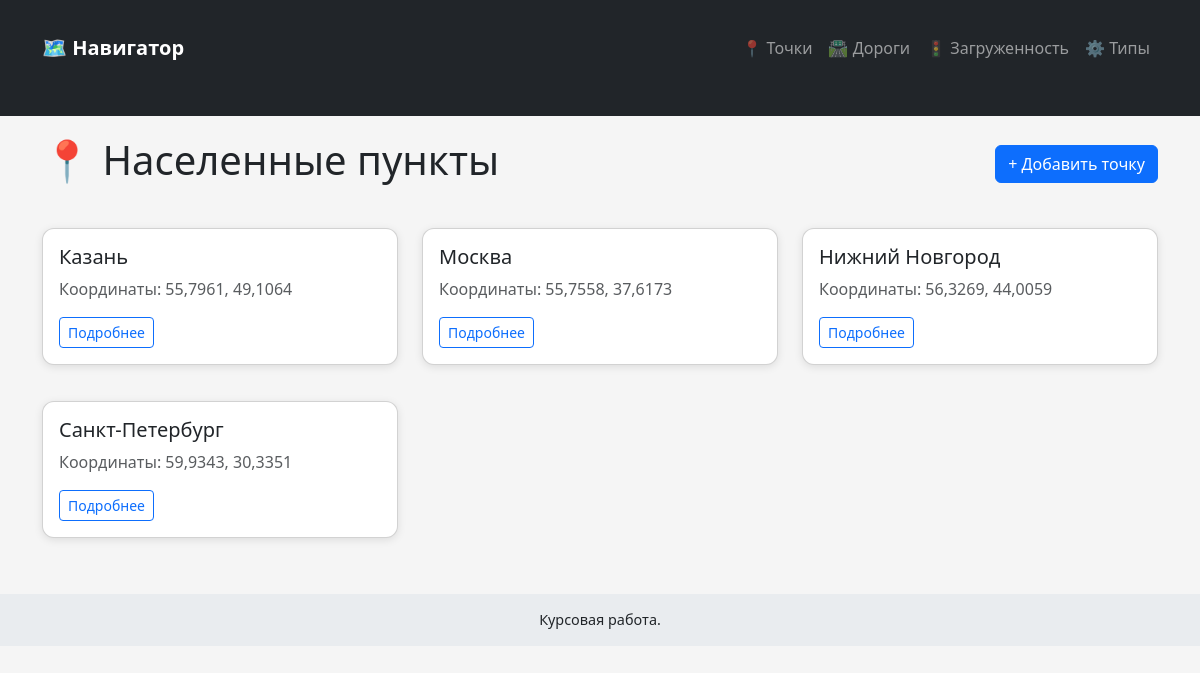
/locations/, run on an earlier commit of the app's database.
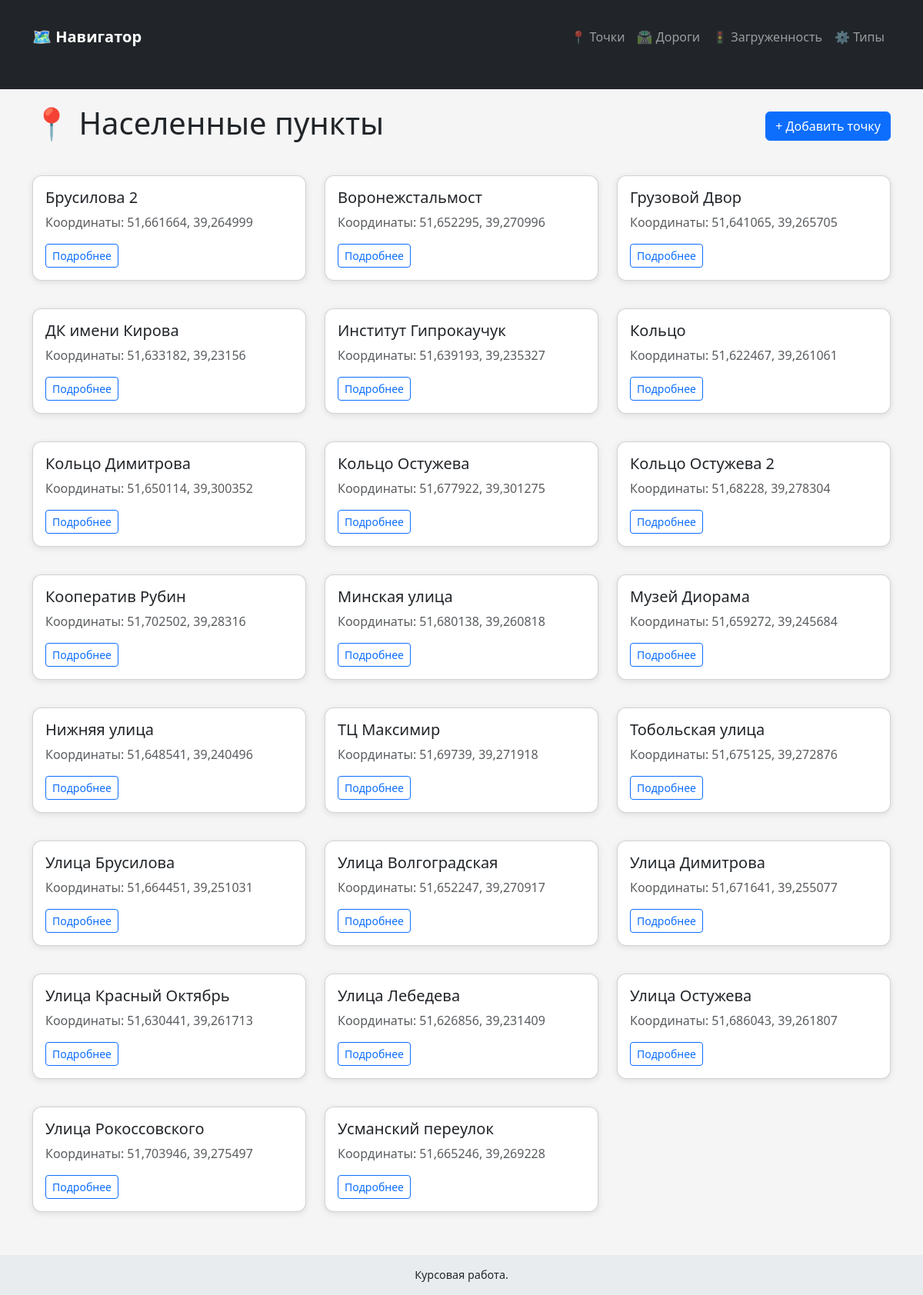
And on a later commit of the database.
### traffic/models.py (models this page shows, shortened)
class Location(models.Model):
    name = models.CharField(max_length=100, verbose_name="Название")
    latitude = models.FloatField(verbose_name="Широта")
    longitude = models.FloatField(verbose_name="Долгота")
    class Meta:
        verbose_name = 'Населённый пункт'
        verbose_name_plural = 'Населённые пункты'
        unique_together = ('latitude', 'longitude')

### traffic/views.py (the view, shortened to what this page needs)
    def handler(request, pk=None):
        queryset = model.objects.all()
        if model == RoadSegment:
            queryset = queryset.select_related('point_a', 'point_b')
        elif model == Traffic:
            queryset = queryset.select_related('road_segment', 'congestion_type')
        elif model == Location:
            queryset = queryset.order_by('name')
        return render(request, f'traffic/list_{template_base}s.html', {f'{template_base}s': queryset})

### traffic/views.py (called while the page is built, shortened)
def create_crud_handler(model, form_class, template_base, serialize_func=None):
    def handler(request, pk=None):
        queryset = model.objects.all()
        if model == RoadSegment:
            queryset = queryset.select_related('point_a', 'point_b')
        elif model == Traffic:
            queryset = queryset.select_related('road_segment', 'congestion_type')
        elif model == Location:
            queryset = queryset.order_by('name')
        return render(request, f'traffic/list_{template_base}s.html', {f'{template_base}s': queryset})
    return handler

### traffic/templates/traffic/list_locations.html (shortened to what this page needs)
{% extends 'traffic/layout.html' %}
{% block content %}
<div class="d-flex justify-content-between align-items-center mb-3">
    <h1>📍 Населенные пункты</h1>
    <a href="{% url 'location_create' %}" class="btn btn-primary">+ Добавить точку</a>
</div>
<div class="row">
    {% if locations %}
        {% for loc in locations %}
        <div class="col-md-4">
            <div class="card mb-3">
                <div class="card-body">
                    <h5 class="card-title">{{ loc.name }}</h5>
                    <p class="card-text text-muted">Координаты: {{ loc.latitude }}, {{ loc.longitude }}</p>
                    <a href="{% url 'location_detail' loc.id %}" class="btn btn-sm btn-outline-primary">Подробнее</a>
                </div>
            </div>
        </div>
        {% endfor %}
    {% else %}
        <div class="alert alert-warning">Нет записей</div>
    {% endif %}
</div>
{% endblock %}

### traffic/templates/traffic/layout.html (shortened to what this page needs)
{% load static %}
<!doctype html>
<html lang="ru">
<head>
    <link href="https://cdn.jsdelivr.net/npm/bootstrap@5.3.0-alpha1/dist/css/bootstrap.min.css" rel="stylesheet">
</head>
<body>
    <nav class="navbar navbar-expand-lg navbar-dark bg-dark">
        <div class="container">
            <a class="navbar-brand" href="{% url 'home' %}">🗺️ Навигатор</a>
            <div class="collapse navbar-collapse" id="navbarNav">
                <ul class="navbar-nav ms-auto">
                    <li class="nav-item"><a class="nav-link" href="{% url 'locations' %}">📍 Точки</a></li>
                    <li class="nav-item"><a class="nav-link" href="{% url 'roads' %}">🛣️ Дороги</a></li>
                    <li class="nav-item"><a class="nav-link" href="{% url 'traffic' %}">🚦 Загруженность</a></li>
                    <li class="nav-item"><a class="nav-link" href="{% url 'contypes' %}">⚙️ Типы</a></li>
                </ul>
            </div>
        </div>
    </nav>
    <div class="container">
        {% block content %}
        {% endblock %}
    </div>
    <footer>
        Курсовая работа.
    </footer>
</body>
</html>

### traffic/templates/traffic/layout.html (style rules this page uses)
body { background-color: #f5f5f5; }
.navbar-brand { font-weight: bold; }
.container { margin-top: 20px; margin-bottom: 40px; }
.card { margin-top: 20px; border-radius: 12px; box-shadow: 0 2px 8px rgba(0,0,0,0.1); }
.btn-sm { margin-right: 5px; }
footer { text-align: center; margin-top: 40px; padding: 15px; background-color: #e9ecef; font-size: 0.9rem; }

What changed in the data, as far as the page shows it:
removed Location: name "Казань", latitude "55,7961", longitude "49,1064"
removed Location: name "Москва", latitude "55,7558", longitude "37,6173"
removed Location: name "Нижний Новгород", latitude "56,3269", longitude "44,0059"
removed Location: name "Санкт-Петербург", latitude "59,9343", longitude "30,3351"
added Location: name "Брусилова 2", latitude "51,661664", longitude "39,264999"
added Location: name "Воронежстальмост", latitude "51,652295", longitude "39,270996"
added Location: name "Грузовой Двор", latitude "51,641065", longitude "39,265705"
added Location: name "ДК имени Кирова", latitude "51,633182", longitude "39,23156"
added Location: name "Институт Гипрокаучук", latitude "51,639193", longitude "39,235327"
added Location: name "Кольцо", latitude "51,622467", longitude "39,261061"
added Location: name "Кольцо Димитрова", latitude "51,650114", longitude "39,300352"
added Location: name "Кольцо Остужева", latitude "51,677922", longitude "39,301275"
added Location: name "Кольцо Остужева 2", latitude "51,68228", longitude "39,278304"
added Location: name "Кооператив Рубин", latitude "51,702502", longitude "39,28316"
added Location: name "Минская улица", latitude "51,680138", longitude "39,260818"
added Location: name "Музей Диорама", latitude "51,659272", longitude "39,245684"
added Location: name "Нижняя улица", latitude "51,648541", longitude "39,240496"
added Location: name "ТЦ Максимир", latitude "51,69739", longitude "39,271918"
added Location: name "Тобольская улица", latitude "51,675125", longitude "39,272876"
added Location: name "Улица Брусилова", latitude "51,664451", longitude "39,251031"
added Location: name "Улица Волгоградская", latitude "51,652247", longitude "39,270917"
added Location: name "Улица Димитрова", latitude "51,671641", longitude "39,255077"
added Location: name "Улица Красный Октябрь", latitude "51,630441", longitude "39,261713"
added Location: name "Улица Лебедева", latitude "51,626856", longitude "39,231409"
added Location: name "Улица Остужева", latitude "51,686043", longitude "39,261807"
added Location: name "Улица Рокоссовского", latitude "51,703946", longitude "39,275497"
added Location: name "Усманский переулок", latitude "51,665246", longitude "39,269228"
